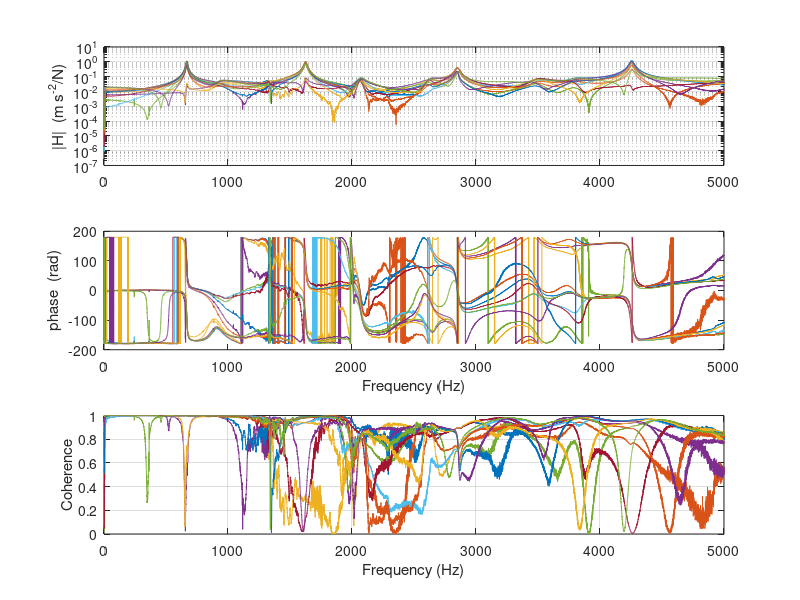

MATLAB code to generate this figure: (Note: this script raises an error after producing the figure.)
% Part B - 1st Assignment - Dynamics
clc;
clear all;

%% 1) Identify the Modal Parameters (Natural Frequencies, Damping Ratios, and Mode Shapes) -> first two axial modes
% Load the data

df = 0.333; % Resolution (Hz)
cd 'D:\Origins\Polimi\ADMS (Advance Dynamics of Mechanical Systems)\Assignments\First\Prat B';
d = load ("Data.mat");
freq = d.freq;
frf = d.frf;
cohe = d.cohe;

% Ploting the experimental data
H   = cell(1,12);          % pre-allocate cell array
mag = cell(1,12);
Co = cell(1,12);

figure ('Name','Original Data'); % Opening the figure to draw
for i = 1 : 12
    H {i} = frf (:,i);           % Complex FRF  (m/s^2/N)
    mag{i} = abs(H{i});
    Co {i} = cohe (:,i);
    
    % Ploting the FRF
    subplot (3,1,1), semilogy(freq, abs(H{i}));
    hold on;
    ylabel('|H|  (m s^{-2}/N)'), grid on

    % Ploting the Phase
    subplot (3,1,2), plot(freq, rad2deg(angle(H{i})));
    hold on;
    ylabel('phase  (rad)'), xlabel('Frequency (Hz)')

    % Ploting the Coherrence
    subplot(3,1,3), plot(freq, Co {i});
    hold on;
    xlabel('Frequency (Hz)'), ylabel('Coherence'), ylim([0 1]), grid on
end


%% Calculating the estimated part
% Add points depending on preferences
points = frf;
F_resp = d.freq;
n_samples = size (points,2);
F_resp_size = size (points,1);
FRFs = zeros (n_samples, F_resp_size);
f_ranges = {};

FRFs = points.'; 

% Initial guesses (may change implementation)
% These are independent of n_samples
fnGuess   = [660, 1600];                % Hz
w_guess   = 2*pi*fnGuess;        % rad/s

zeta_guess = 0.01;

% These are 1 per sample
A_guess = 0.08;
Rl_guess = 0;
Rh_guess = 0;


p1 = repmat([A_guess, Rl_guess, Rh_guess], 1, n_samples);
for i=1: 2; p0(i, :) = [w_guess(i), zeta_guess, p1]; end;

% Estimate Parameters
f1 = [1, 1200]; % Hz
f2 = [1000, 2300]; % Hz

for i=1: 2; nPar (i) = numel(p0(i, :)); end;
lb   = -Inf(1,nPar(1));      ub =  Inf(1,nPar(1));   % full length
lb(1) =   0;              ub(1) =  Inf;        % w_i  ≥ 0
lb(2) =   0;              ub(2) =  0.30;       % 0  ≤ ζ ≤ 0.30 (example)

opts = optimoptions('lsqnonlin','Display','iter');
for i= 1: 2; p_est(i, :) = lsqnonlin(@(p)errfunc(FRFs,f1(i) ,f2(i) ,F_resp,p), ...
                  p0 (i, :), lb, ub, opts); end;

%% From here
clc;
Gnum_jki = {};

for i =1: 2
% Searching for the closest frequency points to the margines
[~, idx_f1(i)] = min(abs(F_resp - f1(i)));
[~, idx_f2(i)] = min(abs(F_resp - f2(i)));

Gnum = zeros(1, length(F_resp));
% Gnum_jk = zeros(n_samples, length(F_resp));

% Estimated w_nat and zeta
    w_i_est    = p_est(i, 1);
    zeta_i_est = p_est(i, 2);
    Gnum_jk = zeros(n_samples, length(F_resp));

    for f = 1:length(F_resp)
        freq = F_resp(f);
        omega = 2*pi*freq;
        for idx_r = 1:n_samples
            r = 3 + 3*(idx_r-1);
            % Sample dependent parameters
            A_i_est(i)   = p_est(i, r);
            Rl_est(i)    = p_est(i, r+1);
            Rh_est(i)    = p_est(i, r+2);
    
            Gnum_jk(idx_r, f) = Gnum_jk(idx_r, f) + freq_resp_numerical (omega, w_i_est(i, :), zeta_i_est(i, :), A_i_est(i, :), ...
            Rl_est(i), Rh_est(i));
        end
    end
    Gnum_jki {i} = Gnum_jk;
end

%% 2) Check the quality of the identification comparing the identified FRFs and the experimental ones.

Gnumm = cell(1,12); 
for i = 1:12

    Magg = abs(H{i});            %  Experimental
    Gnumm = Gnum_jk(i,:);        %  Estimated Data
    
    % Plot magnitude for point i
    figure (i);
    subplot(2,1,1);
    semilogy(F_resp, Magg, 'b', 'LineWidth', 1.5); % Experimental magnitude
    grid on;
    hold on;

    % Semilogy(F_resp, abs(Gnum),'or');
    semilogy(F_resp(idx_f1:idx_f2), abs(Gnumm(idx_f1:idx_f2)),'or'); % Estimated magnitude
    xlabel('Frequency (Hz)');
    %xlim([3 6]);
    %ylim([1e-4 1e-1]);
    ylabel('|G| (m/N)');
    title('Magnitude Estimation');

    % Plot phase
    subplot(2,1,2);
    plot(F_resp, rad2deg(angle(H{i})), 'LineWidth', 1.5);  % Experimental Phase
    grid on;
    hold on;
    
    % plot(F_resp, rad2deg(angle(Gnum)),'or');
    plot(F_resp(idx_f1:idx_f2), rad2deg(angle(Gnumm(idx_f1:idx_f2))),'or'); % Estimated Phase
    % ylim([-270 270])
    xlabel('Frequency (Hz)');
    % xlim([3 6]);
    ylabel('Phase (rad)');
    title('Phase Estimation');
end


%% Part 3: Plot a diagram showing the identified mode shapes with the indication of the corresponding natural frequencies and damping ratios.
% Measuring grid with regular angular spacing of 15°   -> define an angular spatial domain 
% Polar symmetry of the system                         -> Polarplot Matlab function

for i = 1: 12; theta (i) = 15 * (2*pi/360) *(i-1); end   % Defining the 12th theta
for i = 13: 24; theta (i) = 15 * (2*pi/360) *(i); end   % Defining the mirrored ones
for i = 1: 12; rho1 (i) = p_est (3*i); end           % Having the A values!
M = max (abs(rho1));
rho2 = rho1./M; % Normilizing by the maximum one
rho3 = [rho2, flip(rho2)]; % Mirroring the numbers
rho = rho3 + 10*ones(size(theta));
polarplot (theta,rho);     % Ploting the diagram

hold on; % Adding the 
% Add a dashed line to show the reference zero point
polarplot(theta, 10*ones(size(theta)), 'k--', 'LineWidth', 1);


















%% Annex: Functions

function Gnum = freq_resp_numerical(omega, w_i, zeta_i, A_i, Rl, Rh)    
    i = sqrt(-1);
    resonant = A_i/(-omega^2 + i*2*zeta_i*w_i*omega + w_i^2);
    low_freq = Rl/omega^2;
    high_freq = Rh;

    Gnum = resonant + low_freq + high_freq;
end

function epsilon = errfunc(FRFs, f1, f2, F_resp, p)
    n = length(FRFs(:,1)');  % Number of sampled FRFs

    [~, idx_f1] = min(abs(F_resp - f1));
    [~, idx_f2] = min(abs(F_resp - f2));

    F = F_resp(idx_f1:idx_f2);
    F = F.';  
    m = length(F);  % Number of frequency points
    
    % Estimated w_nat and zeta
    w_i    = p(1);
    zeta_i = p(2);

    epsilon = zeros(2 * n * m, 1);
    idx = 1;

    for idx_r = 1:n
        r = 3 + 3*(idx_r-1);
        Gexp = FRFs(idx_r,:);
        
        % Sample dependent parameters
        A_i    = p(r);
        Rl     = p(r+1);
        Rh     = p(r+2);
        for fval = F 
            [~, pos] = min(abs(F_resp - fval));
            omega = fval*2*pi;
            Gnum = freq_resp_numerical(omega, w_i, zeta_i, A_i, Rl, Rh);
            
            epsilon(idx)   = real(Gexp(pos) - Gnum);   % Real part
            epsilon(idx+1) = imag(Gexp(pos) - Gnum);   % Imaginary part

            % Update index for the next residual
            idx = idx + 2;
        end
    end
end








%% Block 2 Locate the first two axial modes (initial estimates)
%for i = 1:12                     % 12 response positions
%    Hcol  = frf(:,i);            % complex FRF column (vector)
 %   mag   = abs(Hcol);           % magnitude of that FRF
%
 %   % --- do your peak search on this column ------------------
  %  [pks,locs] = findpeaks(mag,'MinPeakProminence',1e-3);
   % % keep the two highest peaks below 1000 Hz
    %below1k    = freq(locs) <= 1000;
%    [~,order]  = sort(pks(below1k),'descend');
 %   top2Idx    = locs(below1k);
  %  top2Idx    = top2Idx(order(1:2));       % indices of the two peaks
   % fnGuess    = freq(top2Idx);             % f_n1(0), f_n2(0)
   % ResGuess   = Hcol(top2Idx);             % complex residues
    % ----------------------------------------------------------



    % … store fnGuess, ResGuess if you need them later
% end



